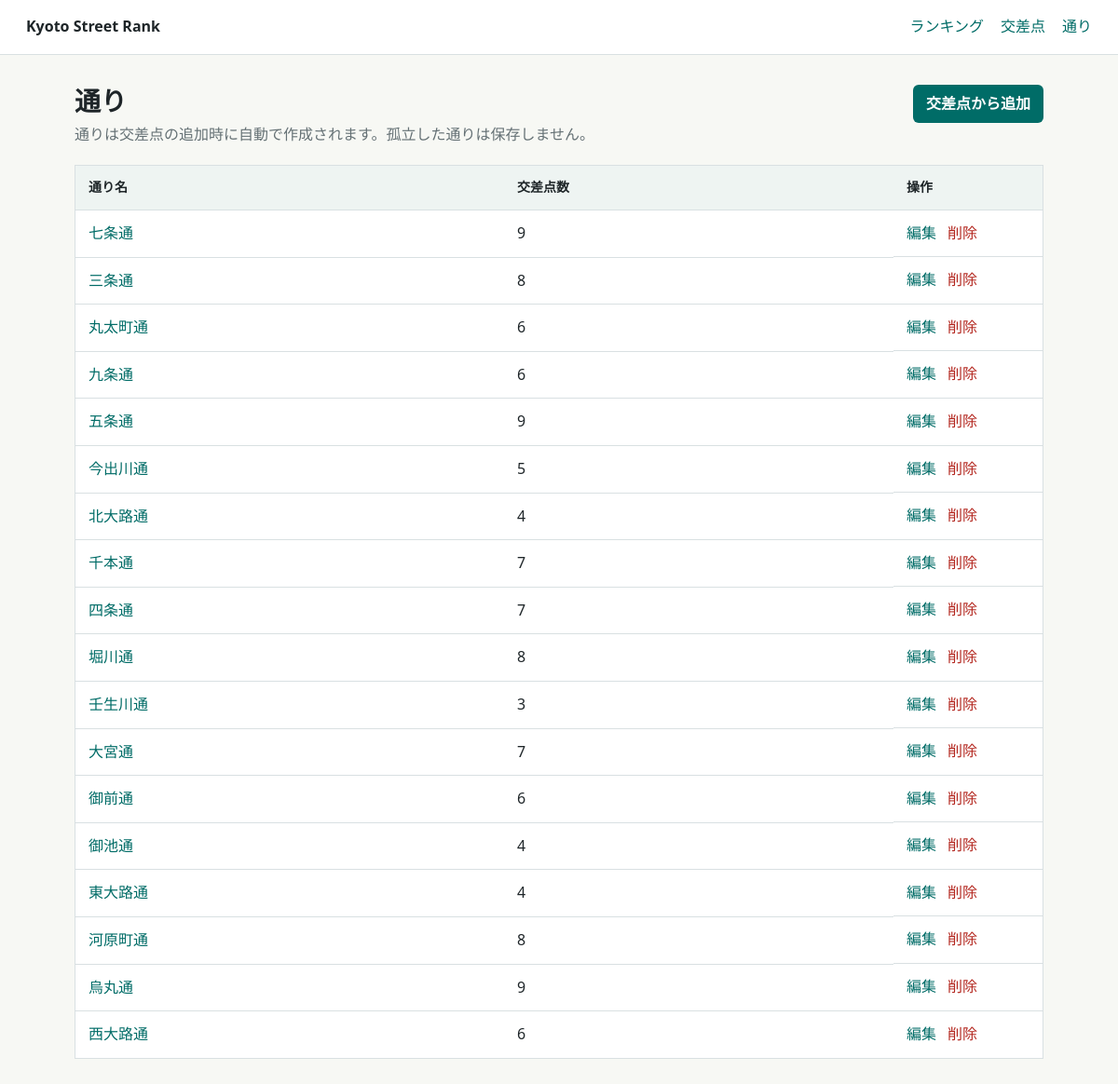
The page /streets on the database its author committed.
### src/models.py (models this page shows)
class Street(db.Model):
    __tablename__ = "streets"
    id = db.Column(db.Integer, primary_key=True)
    name = db.Column(db.String(120), nullable=False, unique=True)

### src/routes.py (the view)
    @app.route("/streets")
    def streets_index():
        streets = Street.query.order_by(Street.name).all()
        intersection_counts = count_intersections_by_street()
        return render_template("streets/index.html", streets=streets, intersection_counts=intersection_counts)

### src/services.py (called while the page is built)
def count_intersections_by_street():
    counts = {}
    intersections = Intersection.query.all()
    for intersection in intersections:
        counts[intersection.winner_street_id] = counts.get(intersection.winner_street_id, 0) + 1
        counts[intersection.loser_street_id] = counts.get(intersection.loser_street_id, 0) + 1
    return counts

### templates/streets/index.html
{% extends "base.html" %}
{% block content %}
  <div class="page-head">
    <div>
      <h1>通り</h1>
      <p>通りは交差点の追加時に自動で作成されます。孤立した通りは保存しません。</p>
    </div>
    <a class="button" href="{{ url_for('intersections_new') }}">交差点から追加</a>
  </div>
  {% if streets %}
    <table>
      <thead>
        <tr>
          <th>通り名</th>
          <th>交差点数</th>
          <th class="actions">操作</th>
        </tr>
      </thead>
      <tbody>
        {% for street in streets %}
          <tr>
            <td><a href="{{ url_for('intersections_index', street=street.name) }}">{{ street.name }}</a></td>
            <td>{{ intersection_counts.get(street.id, 0) }}</td>
            <td class="actions">
              <a href="{{ url_for('streets_edit', street_id=street.id) }}">編集</a>
              <form method="post" action="{{ url_for('streets_delete', street_id=street.id) }}">
                <button class="link-button" type="submit">削除</button>
              </form>
            </td>
          </tr>
        {% endfor %}
      </tbody>
    </table>
  {% else %}
    <section class="empty">
      <h2>通りがありません</h2>
      <p>交差点を追加すると通りも表示されます。</p>
    </section>
  {% endif %}
{% endblock %}

### static/style.css (style rules this page uses)
:root { color-scheme: light; --text: #1e2528; --muted: #657175; --line: #d9e0e2; --bg: #f7f8f4; --surface: #ffffff; --accent: #006c67; --accent-dark: #004f4b; --danger: #b3261e; }
* { box-sizing: border-box; }
body { margin: 0; background: var(--bg); color: var(--text); font-family: system-ui, -apple-system, BlinkMacSystemFont, "Segoe UI", sans-serif; line-height: 1.6; }
a { color: var(--accent); text-decoration: none; }
.page-head { display: flex; align-items: flex-start; justify-content: space-between; gap: 24px; margin-bottom: 20px; }
h1 { margin: 0; font-size: 28px; line-height: 1.25; }
p { margin: 6px 0 0; color: var(--muted); }
.button, button { display: inline-flex; align-items: center; justify-content: center; min-height: 40px; padding: 8px 14px; border: 0; border-radius: 6px; background: var(--accent); color: #fff; font: inherit; font-weight: 700; cursor: pointer; }
table { width: 100%; border-collapse: collapse; background: var(--surface); border: 1px solid var(--line); }
th, td { padding: 12px 14px; border-bottom: 1px solid var(--line); text-align: left; }
th { background: #eef4f2; font-size: 14px; }
tr:last-child td { border-bottom: 0; }
.actions { width: 160px; white-space: nowrap; }
td.actions { display: flex; gap: 12px; align-items: center; }
td.actions form { margin: 0; }
.link-button { min-height: auto; padding: 0; background: transparent; color: var(--danger); font-weight: 400; }

### rows shown on the page
Street: name "七条通", get "9"
Street: name "三条通", get "8"
Street: name "丸太町通", get "6"
Street: name "九条通", get "6"
Street: name "五条通", get "9"
Street: name "今出川通", get "5"
Street: name "北大路通", get "4"
Street: name "千本通", get "7"
Street: name "四条通", get "7"
Street: name "堀川通", get "8"
Street: name "壬生川通", get "3"
Street: name "大宮通", get "7"
Street: name "御前通", get "6"
Street: name "御池通", get "4"
Street: name "東大路通", get "4"
Street: name "河原町通", get "8"
Street: name "烏丸通", get "9"
Street: name "西大路通", get "6"
